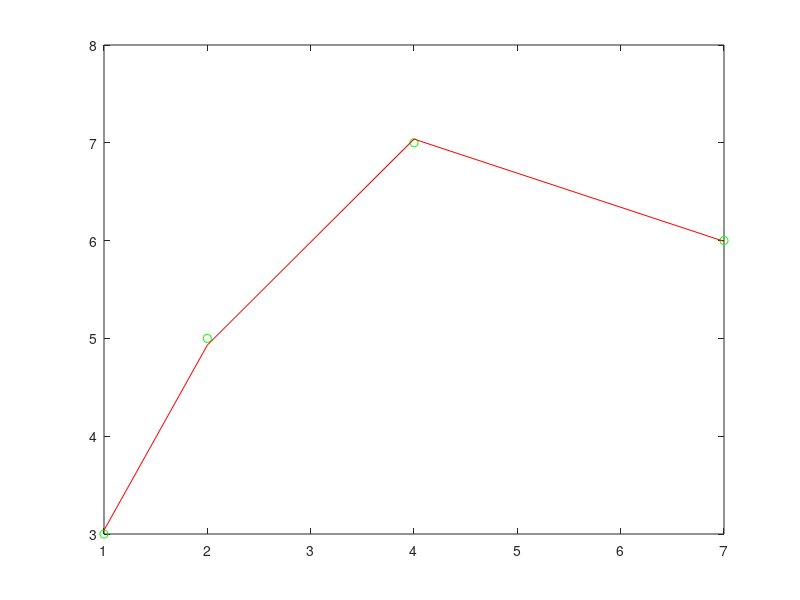
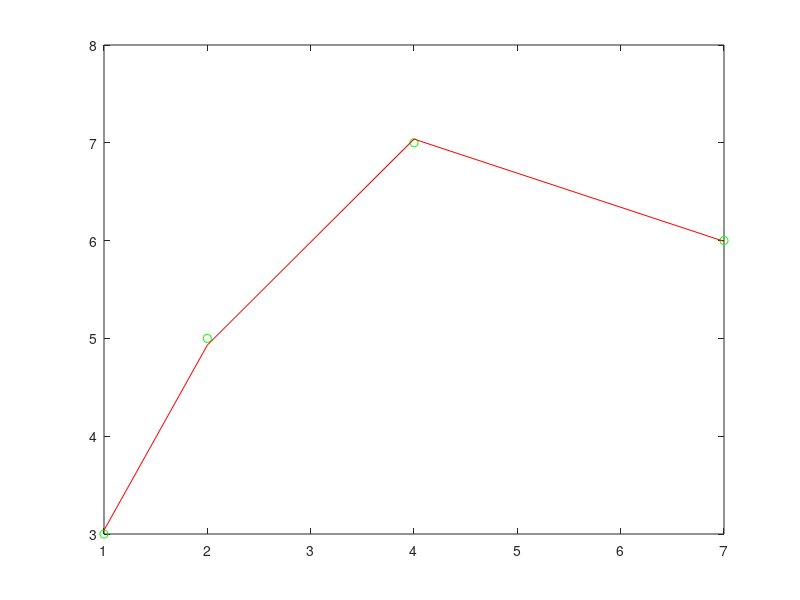

Reproduce these figures in MATLAB, in order.
x = [1 2 4 7]';
y = [3 5 7 6]';
A = [x.^2 x.^1 x.^0]
A = [x.^2 x ones(size(x))]

b = A\y
figure(1), plot(x,y, 'go', x, A*b, 'r')
norm(y-A*b)^2

A2 = [x.^3 x.^2 x x.^0]
b2 = A2\y
figure(2), plot(x,y, 'go', x, A*b, 'r')